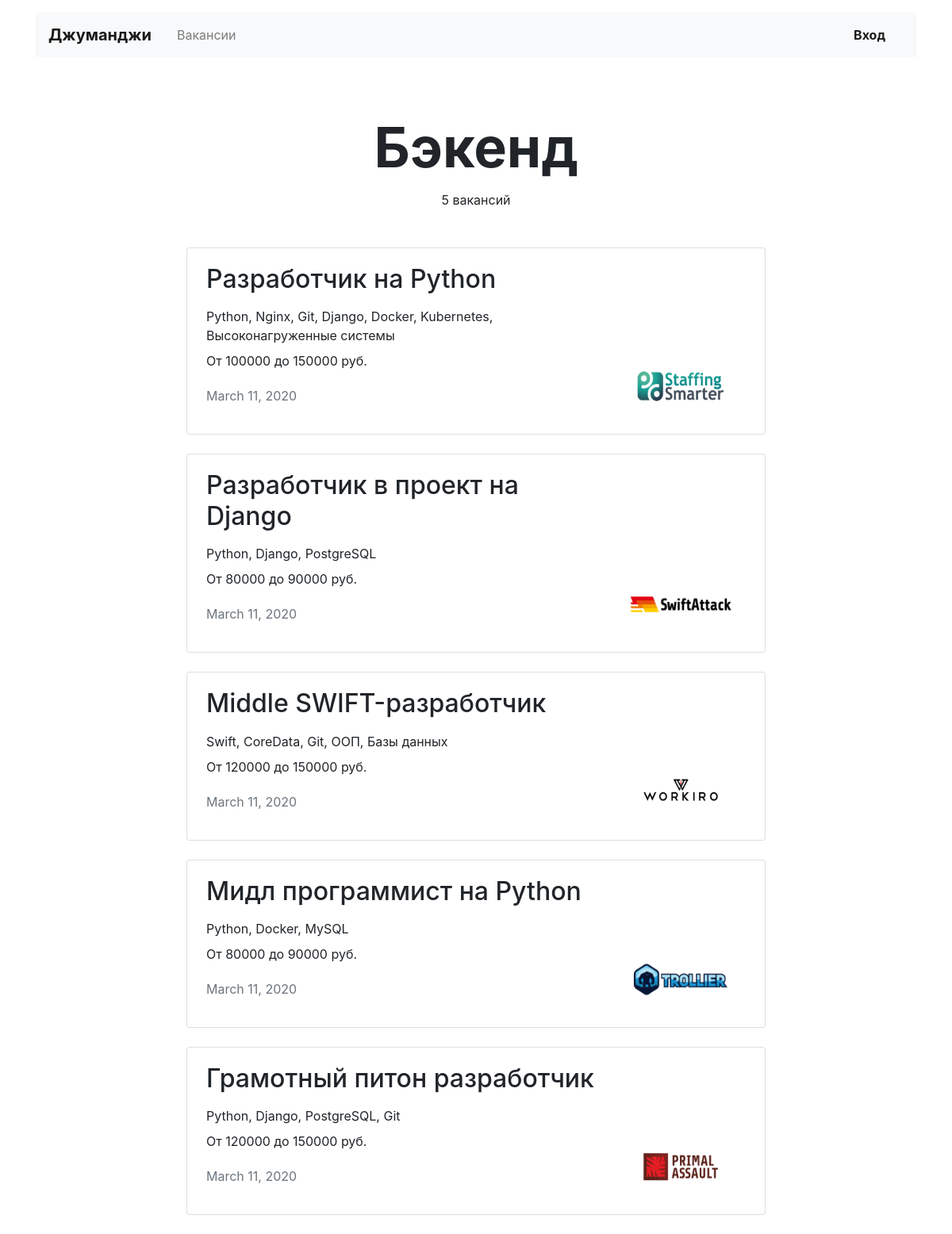
Page /vacancies/cat/backend on the committed database.
### vacancies/models.py (models this page shows)
class Specialty(models.Model):
    code = models.CharField(max_length=100)
    title = models.CharField(max_length=100)
    picture = models.URLField(default='https://place-hold.it/100x60')

class Vacancy(models.Model):
    title = models.CharField(max_length=100)
    specialty = models.ForeignKey('Specialty', on_delete=models.CASCADE, related_name='vacancies')
    company = models.ForeignKey('Company', on_delete=models.CASCADE, related_name='vacancies')
    skills = models.CharField(max_length=100)
    description = models.TextField(max_length=100)
    salary_min = models.IntegerField()
    salary_max = models.IntegerField()
    published_at = models.DateField()

class Company(models.Model):
    name = models.CharField(max_length=100)
    location = models.CharField(max_length=100)
    logo = models.URLField(default='https://place-hold.it/100x60')
    description = models.TextField(max_length=100)
    employee_count = models.IntegerField()

### vacancies/views.py (the view)
# urls.py: path('vacancies/cat/<slug:specialty>', VacanciesBySpecialtyView.as_view(), name='vacancies_by_specialty'),
class VacanciesBySpecialtyView(ListView):
    model = Vacancy
    template_name = 'vacancies/specialty_vacancies.html'
    context_object_name = 'vacancies'
    def get_queryset(self):
        return Vacancy.objects.filter(specialty__code=self
                                      .kwargs['specialty'])\
                                      .select_related('specialty')\
                                      .select_related('company')
    def get_context_data(self, *, object_list=None, **kwargs):
        context = super().get_context_data(**kwargs)
        context['specialty_name'] = Specialty.objects.filter(code=self.kwargs['specialty'])[0].title
        return context

### vacancies/templates/vacancies/specialty_vacancies.html
{% extends 'vacancies/base.html' %}
{% block content %}
  <main class="container mt-3">
    <section>
      <h1 class="h1 text-center mx-auto mt-4 pt-5" style="font-size: 70px;"><strong>{{ specialty_name }}</strong></h1>
      <p class="text-center pt-1">{{ vacancies.count }} вакансий</p>
      <div class="row mt-5">
        <div class="col-12 col-lg-8 offset-lg-2 m-auto">
          {% for vacancy in vacancies %}
          <div class="card mb-4">
            <div class="card-body px-4">
              <div class="row">
                <div class="col-12 col-md-8 col-lg-9">
                  <h2 class="h2 pb-2">{{ vacancy.title }}</h2>
                  <p class="mb-2">{{ vacancy.skills }}</p>
                  <p>От {{ vacancy.salary_min }} до {{ vacancy.salary_max }} руб.</p>
                  <p class="text-muted pt-1">{{ vacancy.published_at }}</p>
                </div>
                <div class="col-12 col-md-4 col-lg-3 d-flex align-items-end">
                  <a href="{% url 'companies' vacancy.company_id %}"><img src="/static/{{ vacancy.company.logo }}" width="130" height="80"  alt=""></a>
                </div>
              </div>
            </div>
          </div>
          {% endfor %}
    </section>
  </main>
{% endblock %}

### rows in the picture
Specialty: title "Бэкенд"
Vacancy: title "Разработчик на Python", skills "Python, Nginx, Git, Django, Docker, Kubernetes, Высоконагруженные системы", salary_min "100000", salary_max "150000", published_at "March 11, 2020", company.logo (picture)
Vacancy: title "Разработчик в проект на Django", skills "Python, Django, PostgreSQL", salary_min "80000", salary_max "90000", published_at "March 11, 2020", company.logo (picture)
Vacancy: title "Middle SWIFT-разработчик", skills "Swift, CoreData, Git, ООП, Базы данных", salary_min "120000", salary_max "150000", published_at "March 11, 2020", company.logo (picture)
Vacancy: title "Мидл программист на Python", skills "Python, Docker, MySQL", salary_min "80000", salary_max "90000", published_at "March 11, 2020", company.logo (picture)
Vacancy: title "Грамотный питон разработчик", skills "Python, Django, PostgreSQL, Git", salary_min "120000", salary_max "150000", published_at "March 11, 2020", company.logo (picture)

### other values in the picture
{{ vacancies.count }} "5"
